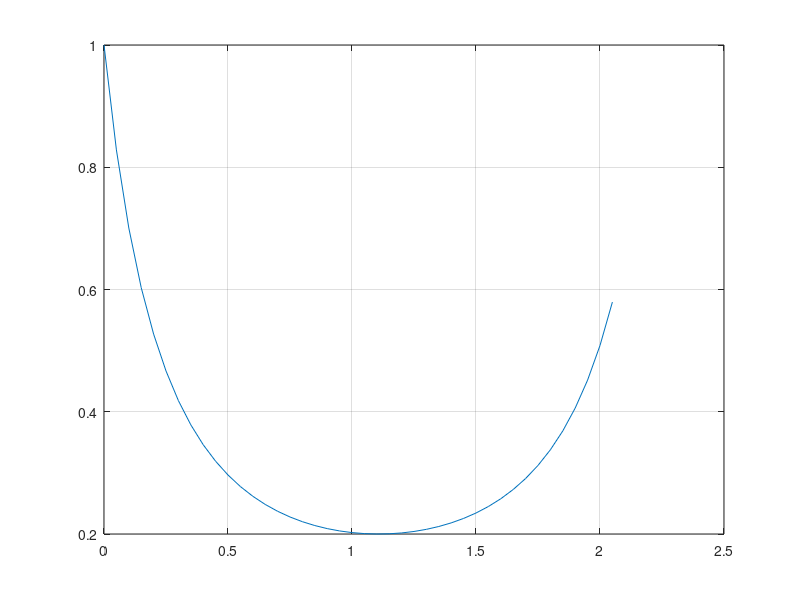

Recreate this plot in MATLAB. (Note: this script raises an error after producing the figure.)
%%
f = @(x)1./(cos(x)+2*sin(x)).^2;
t = 0:0.05:2*pi/3;
plot(t,f(t));
hold on;
grid on;
xr = ginput(2);
[x_m,y_m] = fminbnd(f,xr(1),xr(2));
plot(xr(1),xr(3),'g*',xr(2),xr(4),'g*',x_m,y_m,'r*');
%%
t = 0:0.05:2*pi;
d = [3,5,2,-1];
f = 0*t;
g = "";
for i=1:length(d)
    g = g +"+("+ string(d(i)) + "-sin("+string(i)+"*x)).^2";
    f = f + (d(i) - sin(i*t)).^2;
end
plot(t,f);
hold on;
grid on;
xr = ginput(2);
[x_m,y_m] = fminbnd(g,xr(1),xr(2));
plot(xr(1),xr(3),'g*',xr(2),xr(4),'g*',x_m,y_m,'r*');
%%
%%
t = 0:0.01:1;
hold on;
grid on;
for a=1:5
    f = @(x)x.^a.*log(x);
    [x_m,y_m] = fminbnd(f,0,1);
    plot(t,f(t),x_m,y_m,'r*');
end
%%
t = -1:0.01:1;
hold on;
grid on;
for a=1:3
    for b=1:3
        f = @(x)x.^a.*exp(-b*x);
        [x_m,y_m] = fminbnd(f,-1,1);
        plot(t,f(t),x_m,y_m,'r*');
    end
end
%%
t = -1:0.01:1;
hold on;
grid on;
for a=1:3
    for b=1:3
        f = @(x)x.^a.*(1-x).^b;
        [x_m,y_m] = fminbnd(f,-1,1);
        plot(t,f(t),x_m,y_m,'r*');
    end
end
%%
a = input('введите a: ');
b = input('введите b: ');
t = -1:0.01:1;
hold on;
grid on;
f = @(x)x.^a.*exp(-b*x);
[x_m,y_m] = fminbnd(f,-1,1);
plot(t,f(t),x_m,y_m,'r*');
%%
a = input('введите a: ');
b = input('введите b: ');
t = -1:0.01:1;
hold on;
grid on;
f = @(x)x.^a.*(1-x).^b;
[x_m,y_m] = fminbnd(f,-1,1);
plot(t,f(t),x_m,y_m,'r*');
